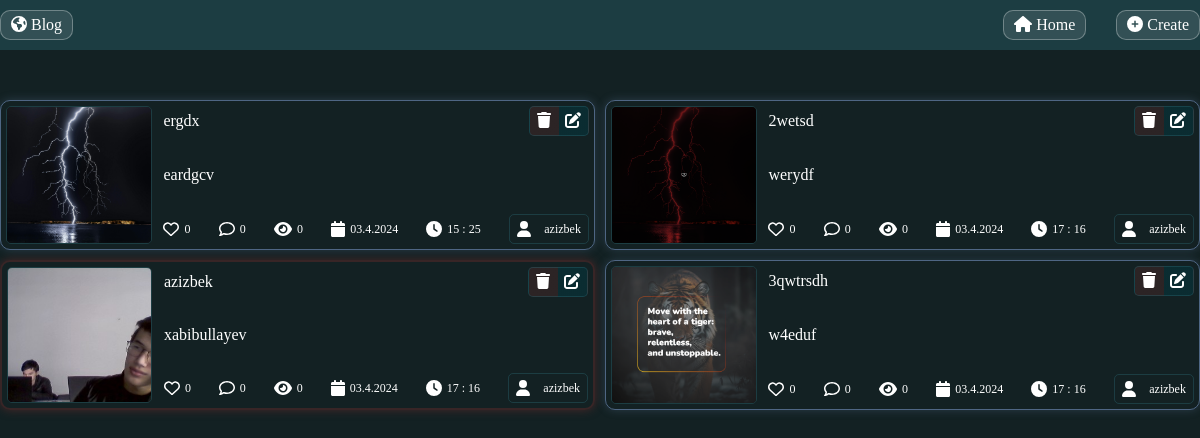
/user/panel/, run on an earlier commit of the app's database.
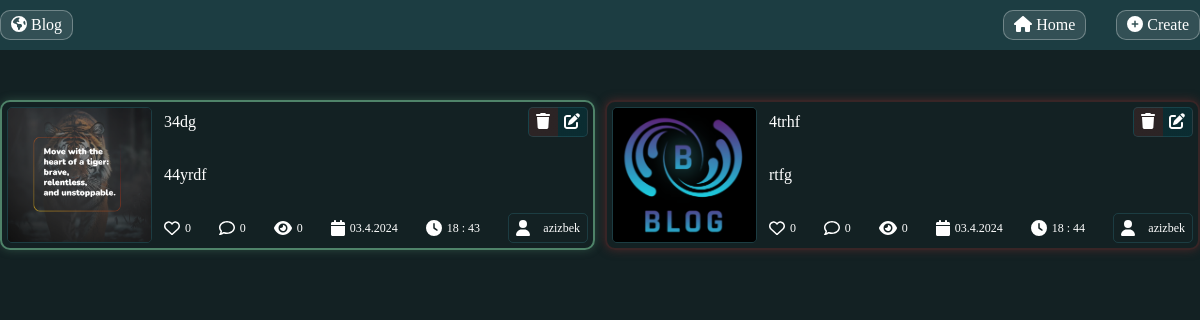
And on a later commit of the database.
### main_app/models.py (models this page shows, shortened)
class Article(models.Model):
    title = models.CharField(max_length=100)
    content = models.TextField()
    date = models.DateField(auto_now_add=True)
    author = models.ForeignKey('auth.User', on_delete=models.CASCADE)
    image   = models.ImageField(blank=True , upload_to="blog/")
    updated = models.DateTimeField(auto_now=True)
    likes = models.IntegerField(default=0)
    comments = models.IntegerField(default=0)
    views = models.IntegerField(default=0)
    category = models.ForeignKey(Categories, on_delete=models.CASCADE)
    tag = models.ForeignKey(Tags, on_delete=models.CASCADE)

### main_app/views.py (the view)
# urls.py: path("user/panel/", views.admin_panel, name="admin_panel"),
def admin_panel(request):
    all_article = Article.objects.all()
    data = {
        "article": all_article,
    }
    return render(request, "admin/delete_update.html", context=data)

### main_app/models.py (called while the page is built)
    def __str__(self):
        return str(self.name)

### templates/admin/delete_update.html (shortened to what this page needs)
{% extends "admin/admin_panel.html" %}
{% block context_index %}
<div class="container">
    <div class="article_list_wrapper">
        {% for i in article %}
        <div class="article_card card_{{i.tag}}">
            <div class="article_image_block">
                <img src="{{ i.image.url }}" alt="article image">
            </div>
            <div class="article_context_block">
                <div class="article_title">
                    <div>
                        <p>{{ i.title }}</p>
                    </div>
                    <div class="article_icon_wrapper">
                        <p class="delete_modal_btn" article_id="{% url 'main_app:delete_this_article' i.id %}"><i
                                class="fa-solid fa-trash"></i></p>
                        <a href="{% url 'main_app:update_article' i.id %}"> <i class="fa-solid fa-pen-to-square"></i></a>
                    </div>
                </div>
                <div class="article_content">
                    {{ i.content | truncatewords:10 }}
                </div>
                <div class="like_comment_wrapper_block">
                    <div class="like"><i class="fa-regular fa-heart"></i>
                        <p>{{ i.likes }}</p>
                    </div>
                    <div class="comment"><i class="fa-regular fa-comment"></i>
                        <p>{{ i.comments }}</p>
                    </div>
                    <div class="views"><i class="fa-solid fa-eye"></i>
                        <p>{{ i.views }}</p>
                    </div>
                    <div class="date">
                        <i class="fa-solid fa-calendar"></i>
                        <p>{{ i.updated | date:'d.n.Y' }}</p>
                    </div>
                    <div class="time">
                        <i class="fa-solid fa-clock"></i>
                        <p> {{ i.updated | date:'H : i' }}</p>
                    </div>
                    <div class="article_author">
                        <i class="fa-solid fa-user"></i>
                        <p>{{ i.author }}</p>
                    </div>
                </div>
            </div>
        </div>
        {% endfor %}
    </div>
</div>
{% endblock context_index %}

What changed in the data, as far as the page shows it:
removed Article: image (picture), title "ergdx", content "eardgcv", likes "0", comments "0", views "0", updated "03.4.2024", updated "15 : 25", author "azizbek"
removed Article: image (picture), title "2wetsd", content "werydf", likes "0", comments "0", views "0", updated "03.4.2024", updated "17 : 16", author "azizbek"
removed Article: image (picture), title "azizbek", content "xabibullayev", likes "0", comments "0", views "0", updated "03.4.2024", updated "17 : 16", author "azizbek"
removed Article: image (picture), title "3qwtrsdh", content "w4eduf", likes "0", comments "0", views "0", updated "03.4.2024", updated "17 : 16", author "azizbek"
added Article: image (picture), title "34dg", content "44yrdf", likes "0", comments "0", views "0", updated "03.4.2024", updated "18 : 43", author "azizbek"
added Article: image (picture), title "4trhf", content "rtfg", likes "0", comments "0", views "0", updated "03.4.2024", updated "18 : 44", author "azizbek"
